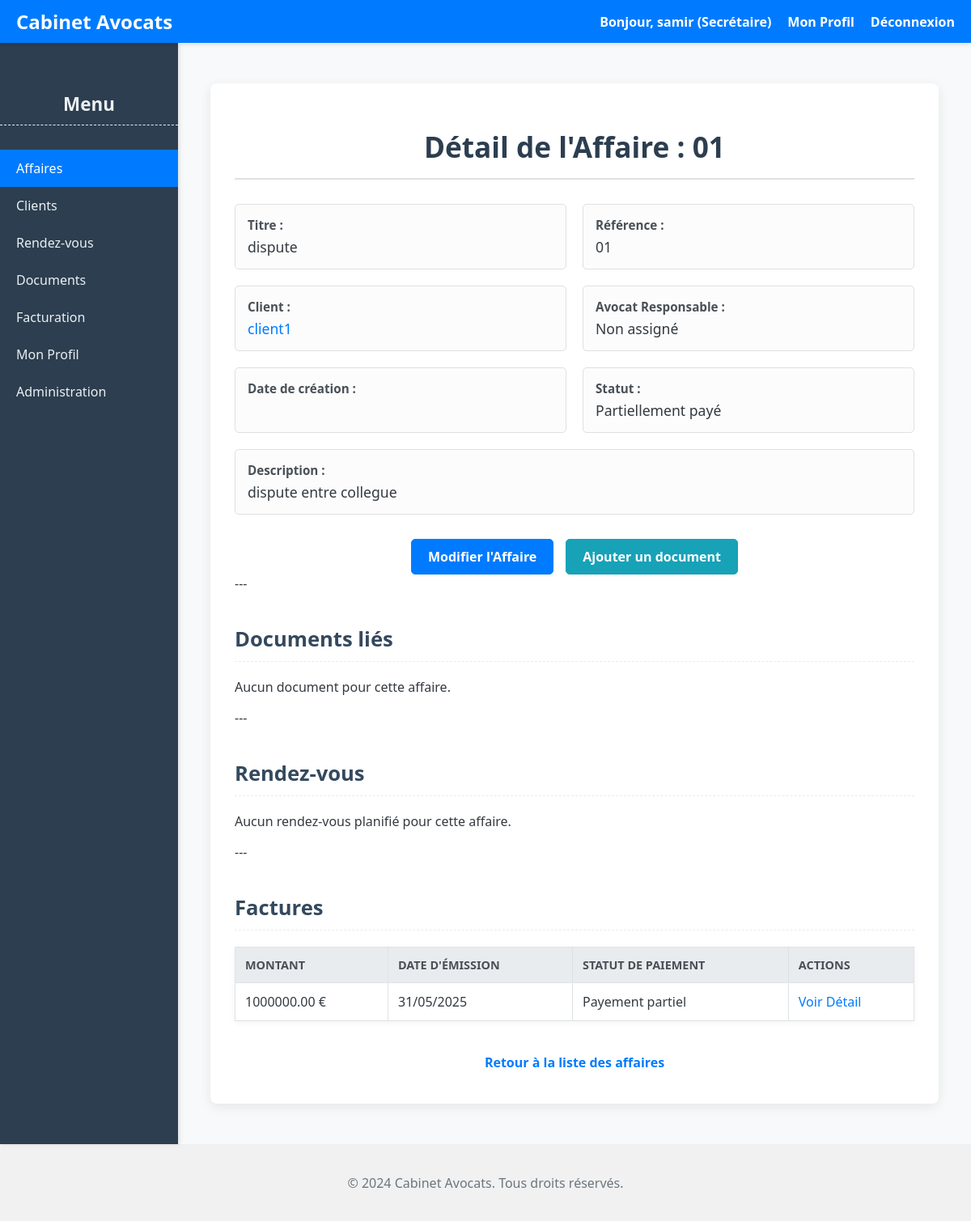
/affaires/1/ (signed in), run on an earlier commit of the app's database.
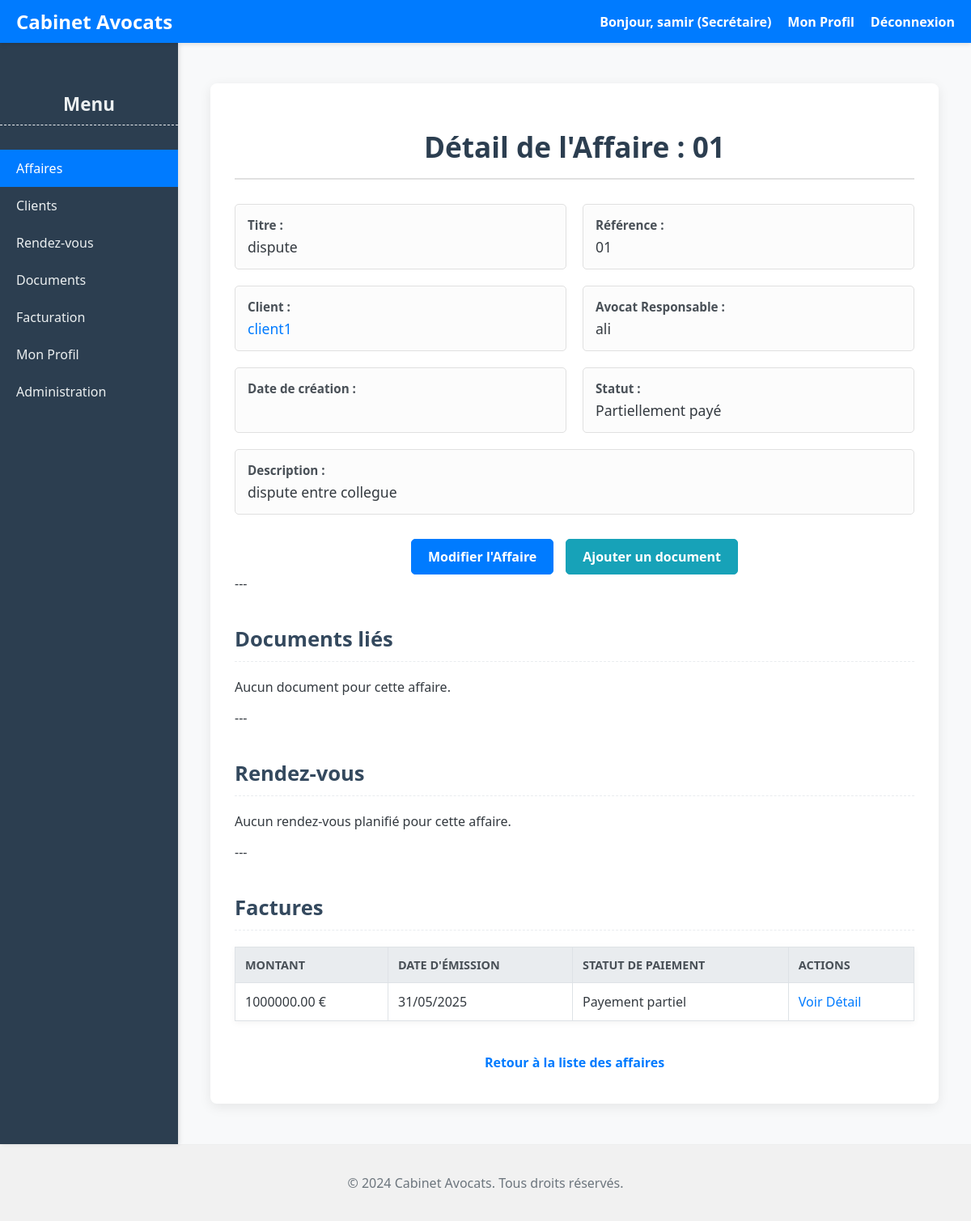
And on a later commit of the database.
### affaire/models.py (models this page shows, shortened)
class Affaire(models.Model):
    STATUT_CHOICES = [
        ('EN_ATTENTE', 'En attente'),
        ('PAYE', 'Payé'),
        ('PARTIELLEMENT_PAYE', 'Partiellement payé'),
        ('ANNULE', 'Annulé'),
        ('CLOTURE', 'Clôturé'),
    ]
    client = models.ForeignKey( Client, on_delete=models.CASCADE, verbose_name="Client associé", related_name="affaires")
    reference = models.CharField( max_length=50, unique=True, verbose_name="Référence de l'affaire")
    date_ouverture = models.DateField( verbose_name="Date d'ouverture", null=True, blank=True)
    statut = models.CharField( max_length=20, choices=STATUT_CHOICES, verbose_name="Statut de l'affaire", default='EN_ATTENTE')
    description = models.TextField( verbose_name="Description détaillée", blank=True )
    avocat_responsable = models.ForeignKey(
        Utilisateur,  # Utilisation de votre modèle personnalisé
        on_delete=models.SET_NULL,
        null=True,
        blank=True,
        verbose_name="Avocat responsable",
        related_name="affaires_en_charge",
        limit_choices_to={'role': 'AVOCAT'}  # Restreint le choix aux utilisateurs avec rôle AVOCAT
    )
    titre = models.CharField( max_length=200, verbose_name="Titre de l'affaire" )
    date_cloture = models.DateField( verbose_name="Date de clôture", null=True, blank=True )
    frais = models.DecimalField( max_digits=10, decimal_places=2, verbose_name="Frais juridiques", default=0.00, validators=[MinValueValidator(0)] )
    class Meta:
        verbose_name = "Affaire"
        verbose_name_plural = "Affaires"
        ordering = ['-date_ouverture']
        permissions = [
            ("changer_statut", "Peut modifier le statut des affaires"),
            ("voir_toutes_affaires", "Peut voir toutes les affaires (même celles des autres avocats)"),
        ]

### clients/models.py (models this page shows, shortened)
class Client(models.Model):
    nom = models.CharField(max_length=100)
    type_client = models.CharField(choices=[("PARTICULIER", "Particulier"), ("ENTREPRISE", "Entreprise")], max_length=20) # Ajout de max_length
    email = models.EmailField()
    telephone = models.CharField(max_length=20)
    adresse = models.TextField()
    date_creation = models.DateTimeField(auto_now_add=True)

### utilisateurs/models.py (models this page shows, shortened)
class Utilisateur(AbstractUser):
    ROLE_CHOICES = [
        ("AVOCAT", "Avocat"),
        ("SECRETAIRE", "Secrétaire")
    ]
    adresse = models.TextField()
    telephone = models.CharField(max_length=12, null=True, blank=True)
    role = models.CharField( max_length=20, choices=ROLE_CHOICES, default="SECRETAIRE", # Rôle par défaut si non spécifié
        verbose_name="Rôle",
        help_text="Le rôle de l'utilisateur au sein du cabinet (Avocat ou Secrétaire)."
    )
    groups = models.ManyToManyField( Group, verbose_name='groupes', blank=True, help_text='Les groupes auxquels cet utilisateur appartient. Un utilisateur '
                  'obtiendra toutes les permissions accordées à chacun de ses groupes.',
        related_name="utilisateur_set",  # Nom unique pour éviter les conflits
        related_query_name="utilisateur",
    )
    user_permissions = models.ManyToManyField( Permission, verbose_name='permissions utilisateur', blank=True, help_text='Permissions spécifiques pour cet utilisateur.',
        related_name="utilisateur_set",  # Nom unique pour éviter les conflits
        related_query_name="utilisateur",
    )
    class Meta:
        verbose_name = "Utilisateur"
        verbose_name_plural = "Utilisateurs"
        ordering = ['username'] # Tri par nom d'utilisateur par défaut
    def get_full_name(self):
        return super().get_full_name() # Utilise la méthode de AbstractUser

### affaire/views.py (the view)
# urls.py: path('<int:pk>/', views.detail_affaire, name='detail_affaire'),
@login_required
def detail_affaire(request, pk):
    affaire = get_object_or_404(Affaire.objects.select_related('client'), pk=pk)
    documents = affaire.documents.all().order_by('-date_upload')
    rendezvous = affaire.rendezvous.all().order_by('date_debut')
    factures = affaire.factures.all().order_by('-date_emission')
    context = {
        'affaire': affaire,
        'documents': documents,
        'rendezvous': rendezvous,
        'factures': factures,
        'titre_page': f"Détail de l'affaire : {affaire.reference}",
    }
    return render(request, 'affaire/detail_affaire.html', context)

### affaire/templates/affaire/detail_affaire.html (shortened to what the changed rows need)
{% extends "base.html" %}
{% block content %}
    <div class="detail-container">
        <h1>Détail de l'Affaire : {{ affaire.reference }}</h1>
        <div class="info-grid">
            <div class="info-block">
                <label>Titre :</label> <span>{{ affaire.titre }}</span>
            </div>
            <div class="info-block">
                <label>Référence :</label> <span>{{ affaire.reference }}</span>
            </div>
            <div class="info-block">
                <span>
                    {% if affaire.client %}
                        <a href="{% url 'clients:detail_client' pk=affaire.client.pk %}">{{ affaire.client.nom }}</a>
                    {% else %}
                        N/A
                    {% endif %}
                </span>
            </div>
            <div class="info-block">
                <label>Avocat Responsable :</label>
                <span>
                    {% if affaire.avocat_responsable %}
                        {{ affaire.avocat_responsable.get_full_name|default:affaire.avocat_responsable.username }}
                    {% else %}
                        Non assigné
                    {% endif %}
                </span>
            </div>
            <div class="info-block">
            </div>
            <div class="info-block">
                <label>Statut :</label> <span class="statut-{{ affaire.statut|lower }}">{{ affaire.get_statut_display }}</span>
            </div>
        </div>
        <div class="info-block" style="grid-column: 1 / -1;">
            <label>Description :</label> <span>{{ affaire.description|linebreaksbr|default:"Aucune description fournie." }}</span>
        </div>
        <div class="action-buttons">
            <a href="{% url 'affaire:modifier_affaire' pk=affaire.pk %}" class="btn btn-primary">Modifier l'Affaire</a>
            <a href="{% url 'dossiers:modifier' pk=affaire.pk %}" class="btn btn-info">Ajouter un document</a>
        </div>
        ---
        <h2>Documents liés</h2>
        {% if documents %}
            <table>
                <thead>
                    <tr>
                        <th>Fichier</th>
                        <th>Date d'upload</th>
                        <th>Uploader</th>
                        <th>Actions</th>
                    </tr>
                </thead>
                <tbody>
                    {% for doc in documents %}
                    <tr>
                        <td data-label="Fichier"><a href="{{ doc.fichier.url }}" target="_blank">{{ doc.titre }}</a></td>
                        <td data-label="Date d'upload">{{ doc.date_upload|date:"d/m/Y H:i" }}</td>
                        <td data-label="Uploader">
                            {% if doc.uploader %}
                                {{ doc.uploader.get_full_name|default:doc.uploader.username }}
                            {% else %}
                                N/A
                            {% endif %}
                        </td>
                        <td data-label="Actions">
                            <a href="{{ doc.fichier.url }}" download="{{ doc.fichier.name }}">Télécharger</a> |
                            <a href="{% url 'dossiers:detail_document' pk=doc.pk %}">Voir Détail</a>
                        </td>
                    </tr>
                    {% endfor %}
                </tbody>
            </table>
        {% else %}
            <p>Aucun document pour cette affaire.</p>
        {% endif %}
        ---
        <h2>Rendez-vous</h2>
        {% if rendezvous %}
            <table>
                <thead>
                    <tr>
                        <th>Titre</th>
                        <th>Début</th>
                        <th>Fin</th>
                        <th>Lieu</th>
                        <th>Participants</th>
                        <th>Actions</th>
                    </tr>
                </thead>
                <tbody>
                    {% for rv in rendezvous %}
                    <tr>
                        <td data-label="Titre">{{ rv.titre }}</td>
                        <td data-label="Début">{{ rv.date_debut|date:"d/m/Y H:i" }}</td>
                        <td data-label="Fin">{{ rv.date_fin|date:"d/m/Y H:i" }}</td>
                        <td data-label="Lieu">{{ rv.lieu|default:"Non spécifié" }}</td>
                        <td data-label="Participants">
                            {% for participant in rv.participants.all %}
                                {{ participant.get_full_name|default:participant.username }}{% if not forloop.last %}, {% endif %}
                            {% empty %}
                                Aucun
                            {% endfor %}
                        </td>
                        <td data-label="Actions">
                            <a href="{% url 'calendrier:modifier_rendezvous' pk=rv.pk %}">Modifier</a> |
                            <a href="{% url 'calendrier:supprimer_rendezvous' pk=rv.pk %}">Supprimer</a>
                        </td>
                    </tr>
                    {% endfor %}
                </tbody>
            </table>
        {% else %}
            <p>Aucun rendez-vous planifié pour cette affaire.</p>
        {% endif %}
        ---
        <h2>Factures</h2>
        {% if factures %}
            <table>
                <thead>
                    <tr>
                        <th>Montant</th>
                        <th>Date d'émission</th>
                        <th>Statut de paiement</th>
                        <th>Actions</th>
                    </tr>
                </thead>
                <tbody>
                </tbody>
            </table>
        {% else %}
            <p>Aucune facture pour cette affaire.</p>
        {% endif %}
        <div class="action-buttons">
            <a href="{% url 'affaire:liste_affaires' %}" class="btn btn-secondary">Retour à la liste des affaires</a>
        </div>
    </div>
{% endblock %}

What changed in the data, as far as the page shows it:
changed Affaire "dispute": avocat_responsable.get_full_name (not shown) → "ali"
Also different on the page:
text no longer shown: "Non assigné"
